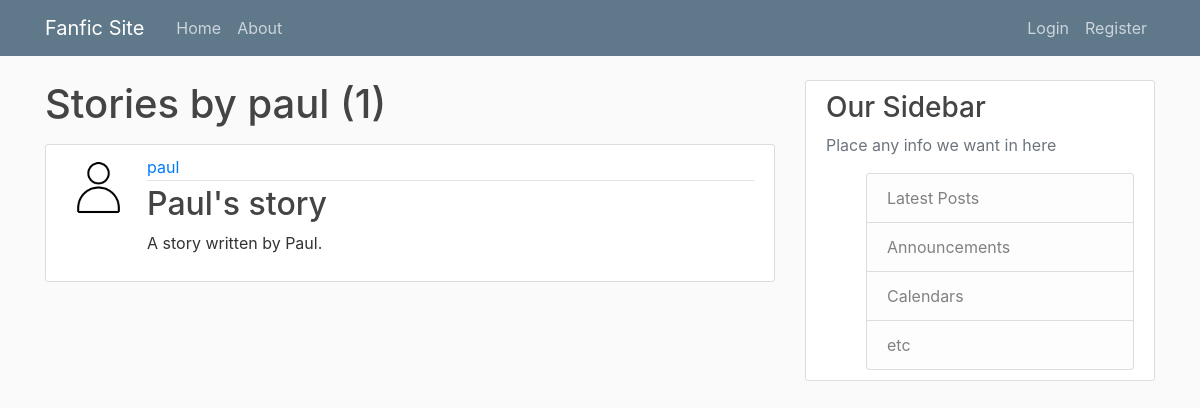
The page /user/paul on the database as committed earlier.
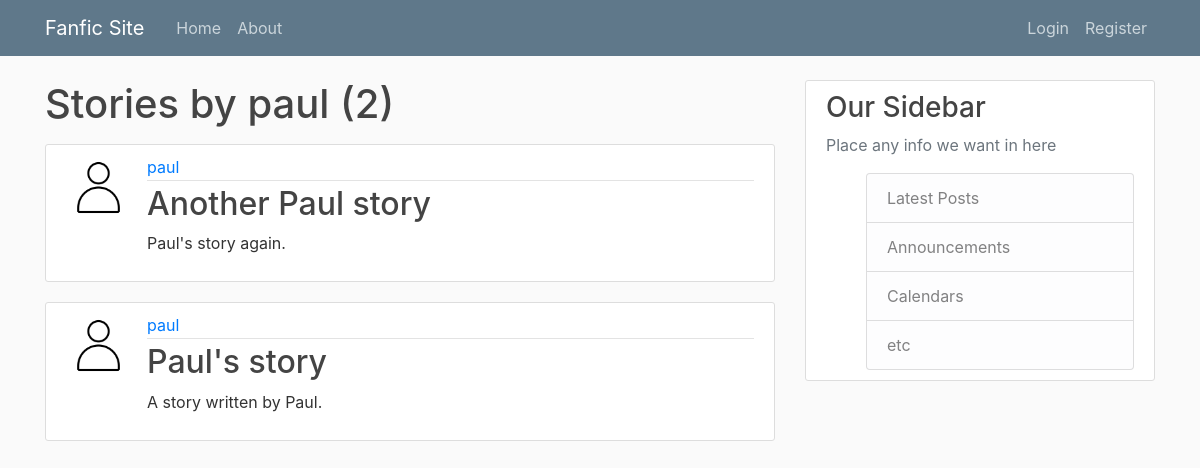
The same page on the database as committed later.
### stories/models.py (models this page shows, shortened)
class Story(models.Model):
    title = models.CharField(max_length=100)
    author = models.ForeignKey(User, on_delete=models.CASCADE, related_name='stories')
    summary = models.CharField(max_length=500)
    fandom = models.CharField(max_length=100)
    rating = models.CharField(max_length=30)
    co_author = models.CharField(max_length=40)
    status = models.CharField(max_length=30)
    content = models.TextField()
    date_published = models.DateTimeField(default=timezone.now)

### users/models.py (models this page shows, shortened)
class Profile(models.Model):
    user = models.OneToOneField(User, on_delete=models.CASCADE)
    image = models.ImageField(default='default.png', upload_to='profile_pics')

### stories/views.py (the view)
# urls.py: path('user/<str:username>', UserStoryListView.as_view(), name='user-stories'),
class UserStoryListView(ListView):
    model = Story
    template_name = 'stories/user_stories.html'
    context_object_name = 'stories'
    paginate_by = 4
    def get_queryset(self):
        user = get_object_or_404(User, username=self.kwargs.get('username'))
        return user.stories.order_by('-date_published')

### stories/templates/stories/user_stories.html (shortened to what this page needs)
{% extends "stories/base.html" %}
{% block content %}
    <h1 class='mb-3'>
    Stories by {{ view.kwargs.username }} ({{ page_obj.paginator.count }})
    </h1>
    {% for story in stories %}
    <article class="media content-section">
        <img
        class='rounded-circle article-img'
        src='{{ story.author.profile.image.url }}'
        alt='User profile image'>
        <div class="media-body">
        <div class="article-metadata">
            <a class="mr-2" href="{% url 'user-stories' story.author.username %}">
            {{ story.author }}
            </a>
        </div>
        <h2>
            <a class="article-title" href="{% url 'story-detail' story.id %}">
            {{ story.title }}
            </a>
        </h2>
        <p class="article-content">{{ story.content }}</p>
        </div>
    </article>
    {% endfor %}
{% endblock content %}

Rows that differ between the two databases and show on the page:
added Story: author.profile.image (placeholder picture), author "paul", title "Another Paul story", content "Paul's story again."
Other text that changed with them:
{{ page_obj.paginator.count }}: "1" → "2"
